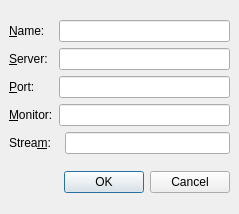
<ui version="4.0" >
 <class>CameraAddDialog</class>
 <widget class="QDialog" name="CameraAddDialog" >
  <property name="geometry" >
   <rect>
    <x>0</x>
    <y>0</y>
    <width>239</width>
    <height>214</height>
   </rect>
  </property>
  <property name="windowTitle" >
   <string>Dialog</string>
  </property>
  <layout class="QVBoxLayout" >
   <property name="margin" >
    <number>9</number>
   </property>
   <property name="spacing" >
    <number>6</number>
   </property>
   <item>
    <layout class="QGridLayout" >
     <property name="margin" >
      <number>0</number>
     </property>
     <property name="spacing" >
      <number>6</number>
     </property>
     <item row="0" column="0" >
      <widget class="QLabel" name="label" >
       <property name="text" >
        <string>&amp;Name:</string>
       </property>
       <property name="buddy" >
        <cstring>m_name</cstring>
       </property>
      </widget>
     </item>
     <item row="0" column="1" colspan="2" >
      <widget class="QLineEdit" name="m_name" />
     </item>
     <item row="1" column="0" >
      <widget class="QLabel" name="label_3" >
       <property name="text" >
        <string>&amp;Server:</string>
       </property>
       <property name="buddy" >
        <cstring>m_host</cstring>
       </property>
      </widget>
     </item>
     <item row="1" column="1" colspan="2" >
      <widget class="QLineEdit" name="m_host" />
     </item>
     <item row="2" column="0" >
      <widget class="QLabel" name="label_4" >
       <property name="text" >
        <string>&amp;Port:</string>
       </property>
       <property name="buddy" >
        <cstring>m_port</cstring>
       </property>
      </widget>
     </item>
     <item row="2" column="1" colspan="2" >
      <widget class="QLineEdit" name="m_port" />
     </item>
     <item row="3" column="0" >
      <widget class="QLabel" name="label_2" >
       <property name="text" >
        <string>&amp;Monitor:</string>
       </property>
       <property name="buddy" >
        <cstring>m_monitor</cstring>
       </property>
      </widget>
     </item>
     <item row="3" column="1" colspan="2" >
      <widget class="QLineEdit" name="m_monitor" />
     </item>
     <item row="4" column="0" colspan="2" >
      <widget class="QLabel" name="label_5" >
       <property name="text" >
        <string>Strea&amp;m:</string>
       </property>
       <property name="buddy" >
        <cstring>m_zms</cstring>
       </property>
      </widget>
     </item>
     <item row="4" column="2" >
      <widget class="QLineEdit" name="m_zms" />
     </item>
    </layout>
   </item>
   <item>
    <widget class="QDialogButtonBox" name="buttonBox" >
     <property name="orientation" >
      <enum>Qt::Horizontal</enum>
     </property>
     <property name="standardButtons" >
      <set>QDialogButtonBox::Cancel|QDialogButtonBox::NoButton|QDialogButtonBox::Ok</set>
     </property>
    </widget>
   </item>
  </layout>
 </widget>
 <resources/>
 <connections>
  <connection>
   <sender>buttonBox</sender>
   <signal>accepted()</signal>
   <receiver>CameraAddDialog</receiver>
   <slot>accept()</slot>
   <hints>
    <hint type="sourcelabel" >
     <x>248</x>
     <y>254</y>
    </hint>
    <hint type="destinationlabel" >
     <x>157</x>
     <y>274</y>
    </hint>
   </hints>
  </connection>
  <connection>
   <sender>buttonBox</sender>
   <signal>rejected()</signal>
   <receiver>CameraAddDialog</receiver>
   <slot>reject()</slot>
   <hints>
    <hint type="sourcelabel" >
     <x>316</x>
     <y>260</y>
    </hint>
    <hint type="destinationlabel" >
     <x>286</x>
     <y>274</y>
    </hint>
   </hints>
  </connection>
 </connections>
</ui>
